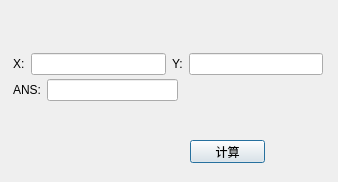
<?xml version="1.0" encoding="UTF-8"?>
<ui version="4.0">
 <class>XPowYDialog</class>
 <widget class="QDialog" name="XPowYDialog">
  <property name="geometry">
   <rect>
    <x>0</x>
    <y>0</y>
    <width>338</width>
    <height>182</height>
   </rect>
  </property>
  <property name="windowTitle">
   <string>Dialog</string>
  </property>
  <widget class="QPushButton" name="compute_button">
   <property name="geometry">
    <rect>
     <x>190</x>
     <y>140</y>
     <width>75</width>
     <height>23</height>
    </rect>
   </property>
   <property name="text">
    <string>计算</string>
   </property>
  </widget>
  <widget class="QWidget" name="">
   <property name="geometry">
    <rect>
     <x>13</x>
     <y>53</y>
     <width>310</width>
     <height>22</height>
    </rect>
   </property>
   <layout class="QHBoxLayout" name="horizontalLayout">
    <item>
     <widget class="QLabel" name="label">
      <property name="text">
       <string>X:</string>
      </property>
     </widget>
    </item>
    <item>
     <widget class="QLineEdit" name="input_x"/>
    </item>
    <item>
     <widget class="QLabel" name="label_2">
      <property name="text">
       <string>Y:</string>
      </property>
     </widget>
    </item>
    <item>
     <widget class="QLineEdit" name="input_y"/>
    </item>
   </layout>
  </widget>
  <widget class="QWidget" name="">
   <property name="geometry">
    <rect>
     <x>13</x>
     <y>79</y>
     <width>165</width>
     <height>22</height>
    </rect>
   </property>
   <layout class="QHBoxLayout" name="horizontalLayout_2">
    <item>
     <widget class="QLabel" name="label_3">
      <property name="text">
       <string>ANS:</string>
      </property>
     </widget>
    </item>
    <item>
     <widget class="QLineEdit" name="lineEdit_3"/>
    </item>
   </layout>
  </widget>
 </widget>
 <resources/>
 <connections/>
</ui>
